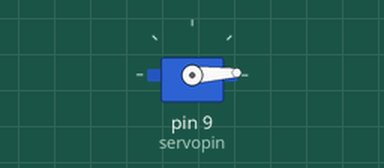
The sketch below on a simulated Arduino Uno, built with avr-gcc and run on an emulated ATmega328P. On the bench: servo.

Above: at 0.05 s.
At 1.3 s:
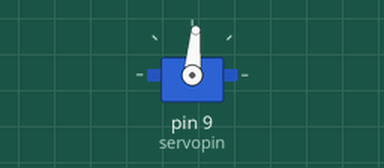
At 2.6 s:
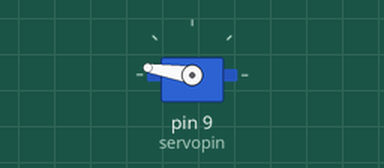
At 5.2 s:
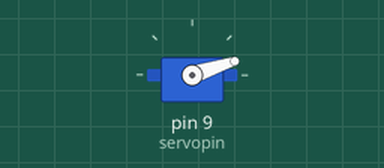
Timing chart, 0 to 7.1 s (numbered marks = the images above):
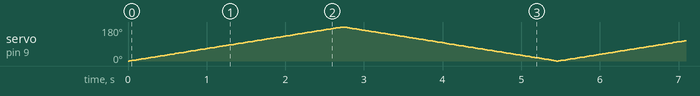

The sketch:

sketch.ino
```cpp
#include <Servo.h>   // Include the Servo library

int servopin = 9;    // Servo motor control pin connected to digital pin 9
int pos = 0;         // Variable to store the servo position
Servo myservo;       // Create a Servo object

void setup() {
  myservo.attach(servopin);  // Attach the servo to pin 9
}

void loop() {
  // Sweep from 0 to 180 degrees
  for(pos = 0; pos <= 180; pos++) {
    myservo.write(pos);      // Set the servo position
    delay(15);               // Delay to allow the servo to reach the position
  }

  // Sweep from 180 back to 0 degrees
  for(pos = 180; pos >= 0; pos--) {
    myservo.write(pos);      // Set the servo position
    delay(15);               // Delay to allow the servo to reach the position
  }
}
```
